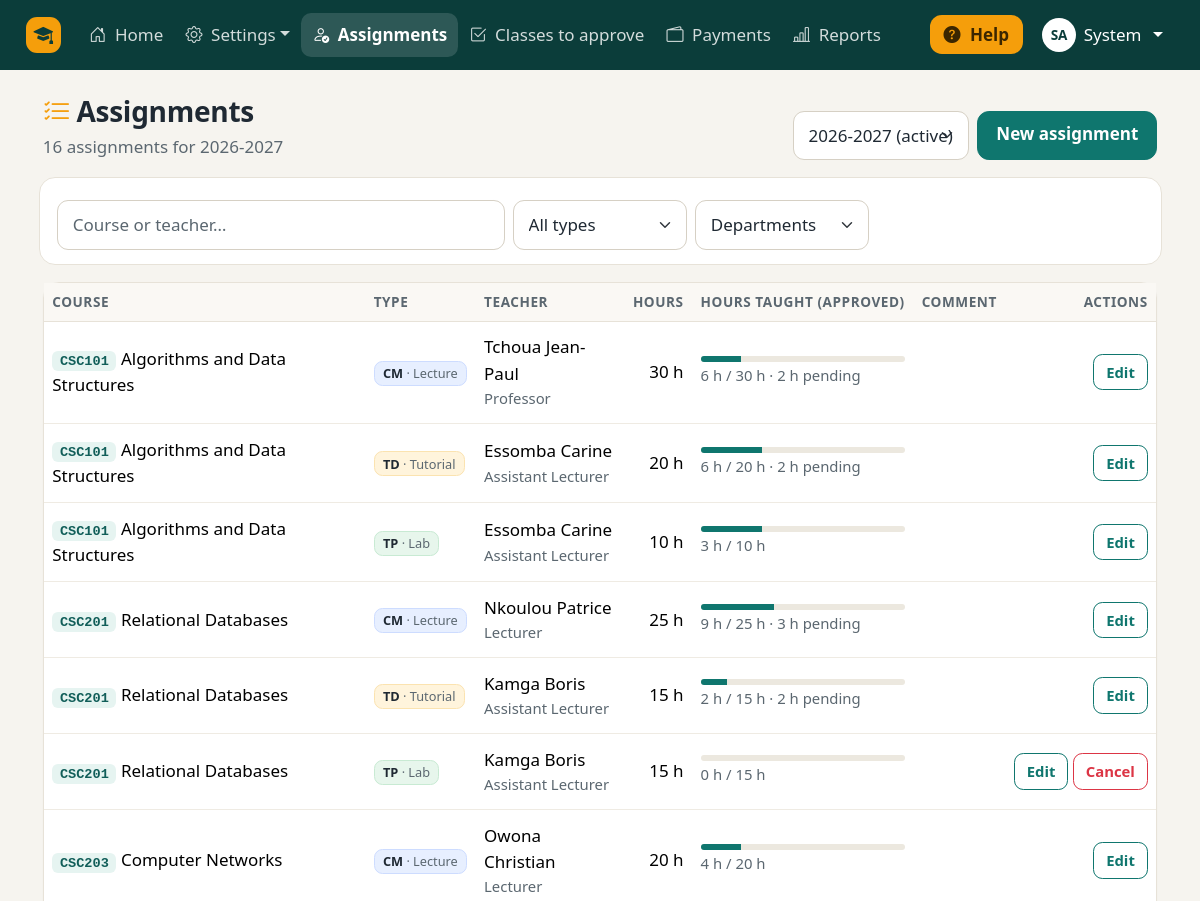
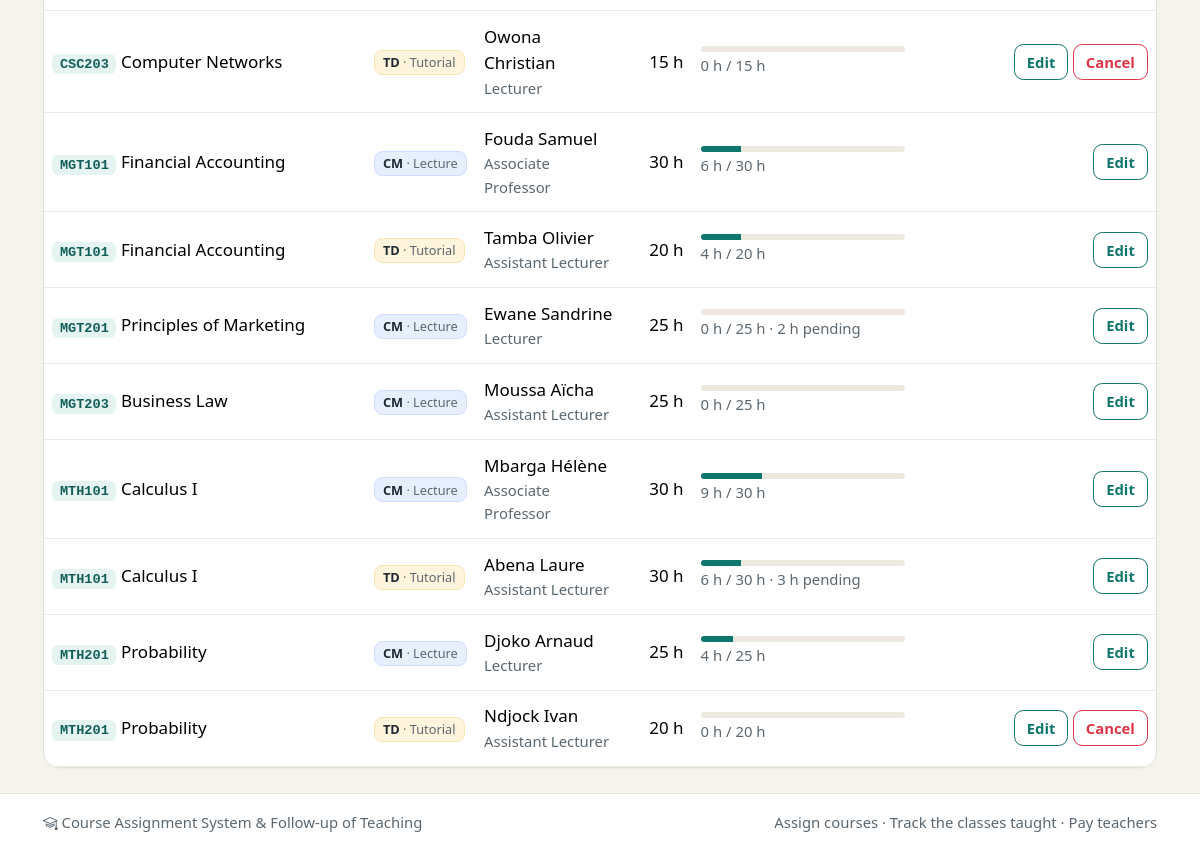
The app's page /admin/assignments.php (signed in) with its own data (2 pictures, top to bottom).
### tables this page shows
CREATE TABLE users (
    id             INT AUTO_INCREMENT PRIMARY KEY,
    last_name      VARCHAR(80)  NOT NULL,
    first_name     VARCHAR(80)  NOT NULL,
    email          VARCHAR(150) NOT NULL UNIQUE,
    password_hash  VARCHAR(255) NOT NULL,
    role           ENUM('admin','head','teacher','accountant') NOT NULL DEFAULT 'teacher',
    department_id  INT NULL,
    academic_rank  VARCHAR(50) NULL,
    max_load       INT NOT NULL DEFAULT 0,
    phone          VARCHAR(30) NULL,
    is_active      TINYINT(1) NOT NULL DEFAULT 1,
    created_at     DATETIME NOT NULL DEFAULT CURRENT_TIMESTAMP,
    CONSTRAINT fk_user_department FOREIGN KEY (department_id) REFERENCES departments(id) ON DELETE SET NULL
);

CREATE TABLE academic_years (
    id          INT AUTO_INCREMENT PRIMARY KEY,
    label       VARCHAR(9) NOT NULL UNIQUE,
    start_date  DATE NOT NULL,
    end_date    DATE NOT NULL,
    is_active   TINYINT(1) NOT NULL DEFAULT 0
);

CREATE TABLE assignments (
    id           INT AUTO_INCREMENT PRIMARY KEY,
    course_id    INT NOT NULL,
    teacher_id   INT NOT NULL,
    year_id      INT NOT NULL,
    type         ENUM('CM','TD','TP') NOT NULL,
    hours        DECIMAL(6,2) NOT NULL,
    status       ENUM('proposed','accepted','disputed','approved') NOT NULL DEFAULT 'approved',
    comment      VARCHAR(255) NULL,
    assigned_by  INT NULL,
    created_at   DATETIME NOT NULL DEFAULT CURRENT_TIMESTAMP,
    updated_at   DATETIME NULL ON UPDATE CURRENT_TIMESTAMP,
    CONSTRAINT uq_assignment UNIQUE (course_id, teacher_id, year_id, type),
    CONSTRAINT fk_assignment_course FOREIGN KEY (course_id) REFERENCES courses(id),
    CONSTRAINT fk_assignment_teacher FOREIGN KEY (teacher_id) REFERENCES users(id),
    CONSTRAINT fk_assignment_year FOREIGN KEY (year_id) REFERENCES academic_years(id),
    CONSTRAINT fk_assignment_assigned_by FOREIGN KEY (assigned_by) REFERENCES users(id) ON DELETE SET NULL
);

CREATE TABLE courses (
    id             INT AUTO_INCREMENT PRIMARY KEY,
    code           VARCHAR(20)  NOT NULL UNIQUE,
    title          VARCHAR(150) NOT NULL,
    department_id  INT NOT NULL,
    level          VARCHAR(5)   NOT NULL,
    semester       TINYINT      NOT NULL,
    cm_hours       INT NOT NULL DEFAULT 0,
    td_hours       INT NOT NULL DEFAULT 0,
    tp_hours       INT NOT NULL DEFAULT 0,
    credits        INT NOT NULL DEFAULT 0,
    is_active      TINYINT(1) NOT NULL DEFAULT 1,
    CONSTRAINT fk_course_department FOREIGN KEY (department_id) REFERENCES departments(id)
);

### includes/views/assignments_list.php (the view, shortened to what the rows shown need)
<?php
$isAdmin = $user['role'] === 'admin';
$activeYear = require_active_year();
$years = db_all('SELECT * FROM academic_years ORDER BY start_date DESC');
$yearId = (int) (get('year') ?: $activeYear['id']);
$viewedYear = db_one('SELECT * FROM academic_years WHERE id = ?', 'i', [$yearId]) ?? $activeYear;
$isEditable = (int) $viewedYear['id'] === (int) $activeYear['id'];
$sql = "SELECT a.*, c.code, c.title, c.department_id, d.code AS department_code,
               u.last_name, u.first_name, u.academic_rank,
               (SELECT COALESCE(SUM(s.duration), 0) FROM class_sessions s WHERE s.assignment_id = a.id AND s.status = 'approved') AS approved_hours,
               (SELECT COALESCE(SUM(s.duration), 0) FROM class_sessions s WHERE s.assignment_id = a.id AND s.status = 'declared') AS pending_hours,
               (SELECT COUNT(*) FROM class_sessions s WHERE s.assignment_id = a.id) AS session_count
        FROM assignments a
        JOIN courses c ON c.id = a.course_id
        JOIN departments d ON d.id = c.department_id
        JOIN users u ON u.id = a.teacher_id
        WHERE a.year_id = ?";
$types = 'i';
$params = [(int) $viewedYear['id']];
$sql .= " ORDER BY c.code, FIELD(a.type, 'CM', 'TD', 'TP'), u.last_name";
$assignments = db_all($sql, $types, $params);
require __DIR__ . '/../header.php';
?>
<div class="page-header">
    <div>
        <h1><?= icon('list-check', 'greeting-icon') ?>Assignments<?= $isAdmin ? '' : ' · department ' . e($user['department_code']) ?></h1>
        <p class="lead-text"><span data-count-for="#assignmentsTable"><?= count($assignments) ?></span> assignments for <?= e($viewedYear['label']) ?>
            <?= $isEditable ? '' : ' · read-only' ?></p>
    </div>
</div>
<div class="card">
    <div class="table-responsive">
        <table class="table table-hover table-card" id="assignmentsTable">
            <thead>
            <tr>
                <th>Course</th>
                <th>Type</th>
                <th>Teacher</th>
                <th class="num">Hours</th>
                <th class="cell-progress">Hours taught (approved)</th>
                <th>Comment</th>
                <?php if ($isEditable): ?><th class="text-end">Actions</th><?php endif; ?>
            </tr>
            </thead>
            <tbody>
            <?php foreach ($assignments as $a): ?>
                <tr data-row data-type="<?= e($a['type']) ?>" data-dept="<?= e($a['department_code']) ?>">
                    <td><span class="code-badge"><?= e($a['code']) ?></span> <?= e($a['title']) ?></td>
                    <td><?= type_badge($a['type']) ?></td>
                    <td><?= e(full_name($a)) ?><div class="small text-body-secondary"><?= e($a['academic_rank']) ?></div></td>
                    <td class="num"><?= hours($a['hours']) ?></td>
                    <td>
                        <?= progress_bar((float) $a['approved_hours'], (float) $a['hours'], true) ?>
                        <span class="small text-body-secondary"><?= hours($a['approved_hours']) ?> / <?= hours($a['hours']) ?>
                            <?= (float) $a['pending_hours'] > 0 ? ' · ' . hours($a['pending_hours']) . ' pending' : '' ?></span>
                    </td>
                    <td class="small"><?= e($a['comment']) ?></td>
                    <?php if ($isEditable): ?>
                    <td class="text-end text-nowrap">
                        <a href="<?= e(url('admin/assignment_form.php?id=' . $a['id'])) ?>" class="btn btn-sm btn-outline-primary">Edit</a>
                        <?php if ((int) $a['session_count'] === 0): ?>
                            <form method="post" class="d-inline" data-confirm="Cancel the assignment of <?= e($a['code']) ?> (<?= e($a['type']) ?>) to <?= e(full_name($a)) ?>?">
                                <button class="btn btn-sm btn-outline-danger">Cancel</button>
                            </form>
                        <?php endif; ?>
                    </td>
                    <?php endif; ?>
                </tr>
            <?php endforeach; ?>
            </tbody>
        </table>
    </div>
</div>
<?php require __DIR__ . '/../footer.php'; ?>

### includes/header.php (shortened to what the rows shown need)
<?php
$user = current_user();
$body_class = $body_class ?? '';
$scriptPath = ltrim(substr($_SERVER['SCRIPT_NAME'] ?? '', strlen(rtrim(BASE_URL, '/'))), '/');
$nav_active = $nav_active ?? $scriptPath;
$pendingCount = ($user && $user['role'] === 'admin') ? count(pending_signups()) : 0;
$teachingMenu = ['My teaching', [
    ['My courses and workload', 'teacher/dashboard.php', 'journal-text'],
    ['My classes', 'teacher/sessions.php', 'clock-history'],
    ['My money', 'teacher/payments.php', 'wallet2'],
], 'person-workspace'];
$menus = [
    'admin' => [
        ['Home', 'admin/dashboard.php', 'house-door'],
        ['Settings', [
            ['Users', 'admin/users.php', 'people'],
            ['Departments', 'admin/departments.php', 'building'],
            ['Courses', 'admin/courses.php', 'journal-bookmark'],
            ['Academic years', 'admin/years.php', 'calendar3'],
            ['Hourly rates', 'admin/rates.php', 'cash-coin'],
        ], 'gear'],
        ['Assignments', 'admin/assignments.php', 'person-check'],
        ['Classes to approve', 'head/sessions_validation.php', 'check2-square'],
        ['Payments', 'accountant/payments.php', 'wallet2'],
        ['Reports', 'admin/reports.php', 'bar-chart-line'],
    ],
    'head' => [
        ['Home', 'head/dashboard.php', 'house-door'],
        ['Assignments', 'head/assignments.php', 'person-check'],
        ['Courses', 'admin/courses.php', 'journal-bookmark'],
        ['Classes to approve', 'head/sessions_validation.php', 'check2-square'],
        ['Reports', 'admin/reports.php', 'bar-chart-line'],
        $teachingMenu,
    ],
    'teacher' => [
        ['Home', 'teacher/dashboard.php', 'house-door'],
        ['My classes', 'teacher/sessions.php', 'clock-history'],
        ['My money', 'teacher/payments.php', 'wallet2'],
    ],
    'accountant' => [
        ['Home', 'accountant/dashboard.php', 'house-door'],
        ['Payments', 'accountant/payments.php', 'wallet2'],
        ['New payment', 'accountant/payment_form.php', 'plus-circle'],
        ['Payment statements', 'accountant/statements.php', 'printer'],
    ],
];
$menu = $user ? ($menus[$user['role']] ?? []) : [];
?>
<!doctype html>
<html lang="en">
<head>
    <link rel="stylesheet" href="<?= e(url('assets/vendor/bootstrap/css/bootstrap.min.css')) ?>">
    <link rel="stylesheet" href="<?= e(url('assets/vendor/bootstrap-icons/bootstrap-icons.min.css')) ?>">
    <link rel="stylesheet" href="<?= e(url('assets/css/style.css')) ?>">
    <link rel="stylesheet" href="<?= e(url('assets/css/print.css')) ?>" media="print">
</head>
<body class="<?= e($body_class) ?>">
<?php if ($user): ?>
<nav class="navbar navbar-expand-xl navbar-dark app-navbar no-print">
    <div class="container-fluid px-lg-4">
        <a class="navbar-brand" href="<?= e(url(dashboard_path($user['role']))) ?>">
            <span class="brand-mark"><?= icon('mortarboard-fill') ?></span>
        </a>
        <div class="collapse navbar-collapse" id="mainNav">
            <ul class="navbar-nav me-auto mb-2 mb-xl-0">
                <?php foreach ($menu as [$label, $target, $iconName]): ?>
                    <?php if (is_array($target)):
                        $isActive = in_array($nav_active, array_column($target, 1), true); ?>
                        <li class="nav-item dropdown">
                            <a class="nav-link dropdown-toggle<?= $isActive ? ' active' : '' ?>" href="#" role="button"
                               data-bs-toggle="dropdown" aria-expanded="false"><?= icon($iconName) ?> <?= e($label) ?></a>
                                <?php foreach ($target as [$subLabel, $subPath, $subIcon]): ?>
                                    <li><a class="dropdown-item<?= $nav_active === $subPath ? ' active' : '' ?>"
                                           href="<?= e(url($subPath)) ?>"><?= icon($subIcon, 'me-2') ?><?= e($subLabel) ?>
                                            <?php if ($subPath === 'admin/users.php' && $pendingCount): ?>
                                                <span class="badge rounded-pill text-bg-warning ms-1"><?= $pendingCount ?></span>
                                            <?php endif; ?></a></li>
                                <?php endforeach; ?>
                        </li>
                    <?php else: ?>
                        <li class="nav-item">
                            <a class="nav-link<?= $nav_active === $target ? ' active' : '' ?>"
                               <?= $nav_active === $target ? 'aria-current="page"' : '' ?>
                               href="<?= e(url($target)) ?>"><?= icon($iconName) ?> <?= e($label) ?></a>
                        </li>
                    <?php endif; ?>
                <?php endforeach; ?>
            </ul>
            <div class="d-flex flex-wrap align-items-center gap-2">
                <button type="button" class="btn btn-help" data-bs-toggle="offcanvas" data-bs-target="#helpPanel" aria-controls="helpPanel">
                    <?= icon('question-circle-fill') ?> Help
                </button>
                <div class="dropdown">
                    <a class="nav-link dropdown-toggle text-white user-chip" href="#" role="button" data-bs-toggle="dropdown" aria-expanded="false">
                        <span class="avatar"><?= e(mb_strtoupper(mb_substr($user['first_name'], 0, 1) . mb_substr($user['last_name'], 0, 1))) ?></span>
                        <span><?= e($user['first_name']) ?></span>
                    </a>
                </div>
            </div>
        </div>
    </div>
</nav>
<?php endif; ?>
<main class="<?= $user ? 'container-xl py-4' : 'guest-main' ?>">

### includes/functions.php (shortened to what the rows shown need)
<?php
require_once __DIR__ . '/../config/db.php';
function db(): mysqli
{
    global $db;
    return $db;
}
function db_run(string $sql, string $types = '', array $params = []): mysqli_stmt
{
    $stmt = db()->prepare($sql);
    if ($types !== '') {
        $stmt->bind_param($types, ...$params);
    }
    $stmt->execute();
    return $stmt;
}
function db_all(string $sql, string $types = '', array $params = []): array
{
    $stmt = db_run($sql, $types, $params);
    $result = $stmt->get_result();
    $rows = $result ? $result->fetch_all(MYSQLI_ASSOC) : [];
    return $rows;
}
function db_one(string $sql, string $types = '', array $params = []): ?array
{
    $rows = db_all($sql, $types, $params);
    return $rows[0] ?? null;
}
function e($value): string
{
    return htmlspecialchars((string) ($value ?? ''), ENT_QUOTES, 'UTF-8');
}
function hours($value): string
{
    $value = (float) $value;
    $decimals = (abs($value - round($value)) < 0.001) ? 0 : 1;
    return number_format($value, $decimals, '.', ',') . ' h';
}
function full_name(array $row, string $prefix = ''): string
{
    return trim(($row[$prefix . 'last_name'] ?? '') . ' ' . ($row[$prefix . 'first_name'] ?? ''));
}
function url(string $path = ''): string
{
    return BASE_URL . ltrim($path, '/');
}
function progress_bar(float $value, float $max, bool $small = false): string
{
    $percent = $max > 0 ? min(100, round($value / $max * 100)) : 0;
    $over = $max > 0 && $value > $max;
    $class = $over ? 'bg-danger' : ($percent >= 100 ? 'bg-success' : 'bg-primary');
    $height = $small ? '6px' : '10px';
    return '<div class="progress" role="progressbar" aria-valuenow="' . $percent . '" aria-valuemin="0" aria-valuemax="100" style="height:' . $height . '">'
        . '<div class="progress-bar ' . $class . '" style="width:' . $percent . '%"></div></div>';
}
function icon(string $name, string $extraClass = ''): string
{
    return '<i class="bi bi-' . e($name) . ($extraClass !== '' ? ' ' . e($extraClass) : '') . '" aria-hidden="true"></i>';
}
function type_badge(string $type): string
{
    $label = TYPES[$type] ?? $type;
    return '<span class="badge type-badge type-' . e(strtolower($type)) . '" title="' . e($label) . '">'
        . e($type) . ' <span class="type-label">· ' . e($label) . '</span></span>';
}
function get(string $key, $default = '')
{
    $value = $_GET[$key] ?? $default;
    return is_string($value) ? trim($value) : $value;
}
function current_user(): ?array
{
    static $user = false;
    if ($user !== false) {
        return $user;
    }
    $user = null;
    if (!empty($_SESSION['user_id'])) {
        $row = db_one(
            'SELECT u.*, d.name AS department_name, d.code AS department_code
             FROM users u LEFT JOIN departments d ON d.id = u.department_id
             WHERE u.id = ?',
            'i',
            [(int) $_SESSION['user_id']]
        );
        if ($row && (int) $row['is_active'] === 1) {
            $user = $row;
        } else {
            unset($_SESSION['user_id']);
        }
    }
    return $user;
}
function dashboard_path(string $role): string
{
    $paths = [
        'admin' => 'admin/dashboard.php',
        'head' => 'head/dashboard.php',
        'teacher' => 'teacher/dashboard.php',
        'accountant' => 'accountant/dashboard.php',
    ];
    return $paths[$role] ?? 'index.php';
}
function active_year(): ?array
{
    static $year = false;
    if ($year === false) {
        $year = db_one('SELECT * FROM academic_years WHERE is_active = 1 ORDER BY id DESC LIMIT 1');
    }
    return $year;
}

### records on screen
users: first_name+last_name "SA", first_name "System"
academic_years: label "2026-2027"
assignments: course.code "CSC101", course.title "Algorithms and Data Structures", type "CM", type "Lecture", teacher.first_name "Tchoua Jean-Paul", teacher.academic_rank "Professor", hours "30 h", $percent 20 (drawn), approved_hours "6 h", pending_hours "2 h"
assignments: course.code "CSC101", course.title "Algorithms and Data Structures", type "TD", type "Tutorial", teacher.first_name "Essomba Carine", teacher.academic_rank "Assistant Lecturer", hours "20 h", $percent 30 (drawn), approved_hours "6 h", pending_hours "2 h"
assignments: course.code "CSC101", course.title "Algorithms and Data Structures", type "TP", type "Lab", teacher.first_name "Essomba Carine", teacher.academic_rank "Assistant Lecturer", hours "10 h", $percent 30 (drawn), approved_hours "3 h"
assignments: course.code "CSC201", course.title "Relational Databases", type "CM", type "Lecture", teacher.first_name "Nkoulou Patrice", teacher.academic_rank "Lecturer", hours "25 h", $percent 36 (drawn), approved_hours "9 h", pending_hours "3 h"
assignments: course.code "CSC201", course.title "Relational Databases", type "TD", type "Tutorial", teacher.first_name "Kamga Boris", teacher.academic_rank "Assistant Lecturer", hours "15 h", $percent 13 (drawn), approved_hours "2 h", pending_hours "2 h"
assignments: course.code "CSC201", course.title "Relational Databases", type "TP", type "Lab", teacher.first_name "Kamga Boris", teacher.academic_rank "Assistant Lecturer", hours "15 h", $percent 0 (drawn), approved_hours "0 h"
assignments: course.code "CSC203", course.title "Computer Networks", type "CM", type "Lecture", teacher.first_name "Owona Christian", teacher.academic_rank "Lecturer", hours "20 h", $percent 20 (drawn), approved_hours "4 h"
assignments: course.code "CSC203", course.title "Computer Networks", type "TD", type "Tutorial", teacher.first_name "Owona Christian", teacher.academic_rank "Lecturer", hours "15 h", $percent 0 (drawn), approved_hours "0 h"
assignments: course.code "MGT101", course.title "Financial Accounting", type "CM", type "Lecture", teacher.first_name "Fouda Samuel", teacher.academic_rank "Associate Professor", hours "30 h", $percent 20 (drawn), approved_hours "6 h"
assignments: course.code "MGT101", course.title "Financial Accounting", type "TD", type "Tutorial", teacher.first_name "Tamba Olivier", teacher.academic_rank "Assistant Lecturer", hours "20 h", $percent 20 (drawn), approved_hours "4 h"
assignments: course.code "MGT201", course.title "Principles of Marketing", type "CM", type "Lecture", teacher.first_name "Ewane Sandrine", teacher.academic_rank "Lecturer", hours "25 h", $percent 0 (drawn), approved_hours "0 h", pending_hours "2 h"
assignments: course.code "MGT203", course.title "Business Law", type "CM", type "Lecture", teacher.first_name "Moussa Aïcha", teacher.academic_rank "Assistant Lecturer", hours "25 h", $percent 0 (drawn), approved_hours "0 h"
assignments: course.code "MTH101", course.title "Calculus I", type "CM", type "Lecture", teacher.first_name "Mbarga Hélène", teacher.academic_rank "Associate Professor", hours "30 h", $percent 30 (drawn), approved_hours "9 h"
assignments: course.code "MTH101", course.title "Calculus I", type "TD", type "Tutorial", teacher.first_name "Abena Laure", teacher.academic_rank "Assistant Lecturer", hours "30 h", $percent 20 (drawn), approved_hours "6 h", pending_hours "3 h"
assignments: course.code "MTH201", course.title "Probability", type "CM", type "Lecture", teacher.first_name "Djoko Arnaud", teacher.academic_rank "Lecturer", hours "25 h", $percent 16 (drawn), approved_hours "4 h"
assignments: course.code "MTH201", course.title "Probability", type "TD", type "Tutorial", teacher.first_name "Ndjock Ivan", teacher.academic_rank "Assistant Lecturer", hours "20 h", $percent 0 (drawn), approved_hours "0 h"

### other values on screen
$label "Home"
$label "Settings"
$label "Assignments"
$label "Classes to approve"
$label "Payments"
$label "Reports"
count($assignments) "16"
APP_NAME "Course Assignment System & Follow-up of Teaching"
form field year "2026-2027 (active)"
